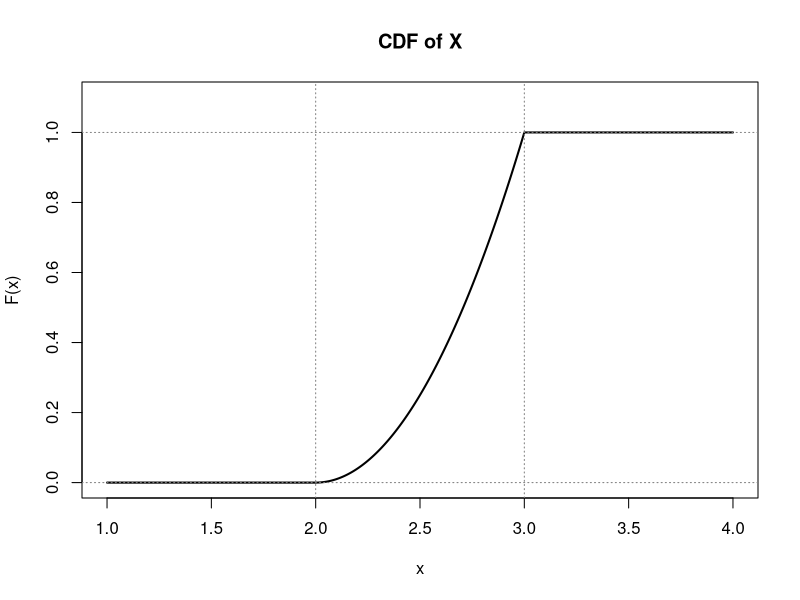

Here is the R script that generated this plot:
png("q5c_cdf.png", width = 800, height = 600)

x <- seq(1, 4, length.out = 1000)

Fx <- ifelse(x < 2, 0,
    ifelse(x < 3, (x - 2)^2, 1)
)

plot(x, Fx,
    type = "l", lwd = 2,
    main = "CDF of X",
    xlab = "x", ylab = "F(x)",
    ylim = c(0, 1.1)
)

abline(h = c(0, 1), lty = 3, col = "gray50")
abline(v = c(2, 3), lty = 3, col = "gray50")

dev.off()
